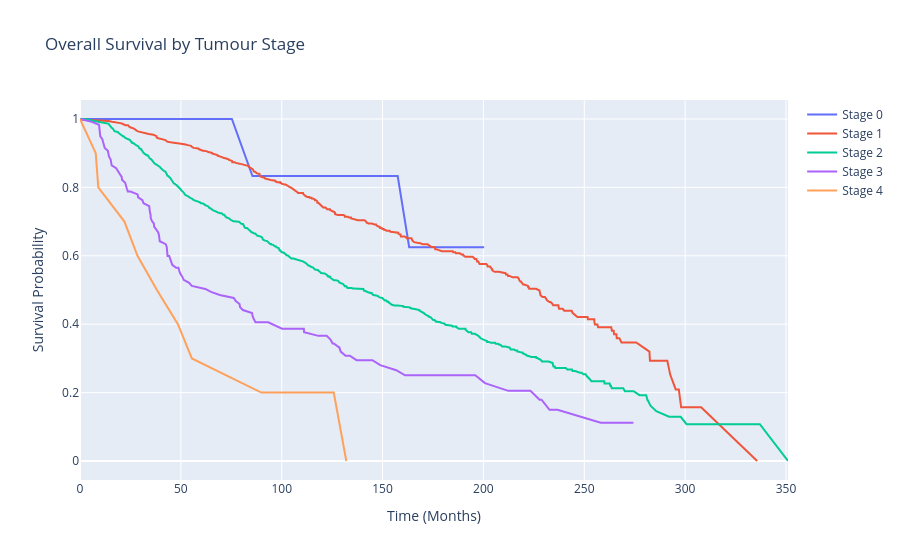

The code cell stored with this chart in its notebook:
### Code cell
fig = go.Figure()

for stage in sorted(df_stage['Tumor Stage'].unique()):
    mask = df_stage['Tumor Stage'] == stage
    kmf.fit(
        durations=df_stage.loc[mask, 'Overall Survival (Months)'],
        event_observed=df_stage.loc[mask, 'deceased'],
        label=f'Stage {int(stage)}'
    )
    
    sf = kmf.survival_function_
    fig.add_trace(go.Scatter(
        x=sf.index,
        y=sf.iloc[:, 0],
        mode='lines',
        name=f'Stage {int(stage)}'
    ))

fig.update_layout(
    title='Overall Survival by Tumour Stage',
    xaxis_title='Time (Months)',
    yaxis_title='Survival Probability',
    hovermode='x unified'
)

fig.show()
